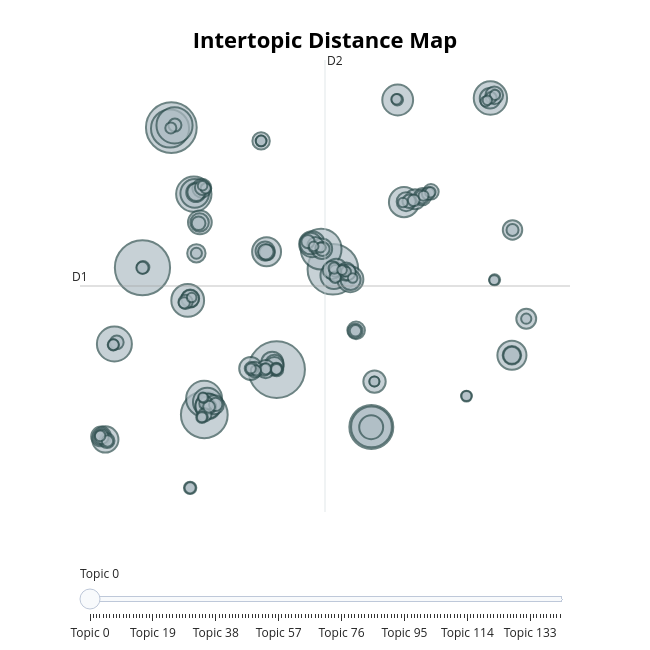

Notebook code cell kept with this figure:
### Code cell
topic_model.visualize_topics()

### Figure 1 — Plotly figure (JSON) as saved in the notebook; plotly's stock layout.template omitted (floating-point values rounded to 4 significant figures; data arrays with more than 128 entries replaced by an {"elided": "..."} marker saying what was removed)
{"data": [{"customdata": {"elided": "143x3 mixed values"}, "hovertemplate": "<b>Topic %{customdata[0]}</b><br>%{customdata[1]}<br>Size: %{customdata[2]}", "legendgroup": "", "marker": {"color": "#B0BEC5", "line": {"color": "DarkSlateGrey", "width": 2}, "size": {"elided": "143 int values"}, "sizemode": "area", "sizeref": 0.4562, "symbol": "circle"}, "mode": "markers", "name": "", "orientation": "v", "showlegend": false, "type": "scatter", "x": {"elided": "143 float values"}, "xaxis": "x", "y": {"elided": "143 float values"}, "yaxis": "y"}], "layout": {"annotations": [{"showarrow": false, "text": "D1", "x": -8.932, "y": 3.329, "yshift": 10}, {"showarrow": false, "text": "D2", "x": 5.23, "xshift": 10, "y": 21.77}], "height": 650, "hoverlabel": {"bgcolor": "white", "font": {"family": "Rockwell", "size": 16}}, "legend": {"itemsizing": "constant", "tracegroupgap": 0}, "margin": {"t": 60}, "shapes": [{"line": {"color": "#CFD8DC", "width": 2}, "type": "line", "x0": 5.23, "x1": 5.23, "y0": -15.11, "y1": 21.77}, {"line": {"color": "#9E9E9E", "width": 2}, "type": "line", "x0": -8.932, "x1": 19.39, "y0": 3.329, "y1": 3.329}], "sliders": [{"active": 0, "pad": {"t": 50}, "steps": [{"args": [{"marker.color": {"elided": "1x143 str values"}}], "label": "Topic 0", "method": "update"}, {"args": [{"marker.color": {"elided": "1x143 str values"}}], "label": "Topic 1", "method": "update"}, {"args": [{"marker.color": {"elided": "1x143 str values"}}], "label": "Topic 2", "method": "update"}, {"args": [{"marker.color": {"elided": "1x143 str values"}}], "label": "Topic 3", "method": "update"}, {"args": [{"marker.color": {"elided": "1x143 str values"}}], "label": "Topic 4", "method": "update"}, {"args": [{"marker.color": {"elided": "1x143 str values"}}], "label": "Topic 5", "method": "update"}, {"args": [{"marker.color": {"elided": "1x143 str values"}}], "label": "Topic 6", "method": "update"}, {"args": [{"marker.color": {"elided": "1x143 str values"}}], "label": "Topic 7", "method": "update"}, {"args": [{"marker.color": {"elided": "1x143 str values"}}], "label": "Topic 8", "method": "update"}, {"args": [{"marker.color": {"elided": "1x143 str values"}}], "label": "Topic 9", "method": "update"}, {"args": [{"marker.color": {"elided": "1x143 str values"}}], "label": "Topic 10", "method": "update"}, {"args": [{"marker.color": {"elided": "1x143 str values"}}], "label": "Topic 11", "method": "update"}, {"args": [{"marker.color": {"elided": "1x143 str values"}}], "label": "Topic 12", "method": "update"}, {"args": [{"marker.color": {"elided": "1x143 str values"}}], "label": "Topic 13", "method": "update"}, {"args": [{"marker.color": {"elided": "1x143 str values"}}], "label": "Topic 14", "method": "update"}, {"args": [{"marker.color": {"elided": "1x143 str values"}}], "label": "Topic 15", "method": "update"}, {"args": [{"marker.color": {"elided": "1x143 str values"}}], "label": "Topic 16", "method": "update"}, {"args": [{"marker.color": {"elided": "1x143 str values"}}], "label": "Topic 17", "method": "update"}, {"args": [{"marker.color": {"elided": "1x143 str values"}}], "label": "Topic 18", "method": "update"}, {"args": [{"marker.color": {"elided": "1x143 str values"}}], "label": "Topic 19", "method": "update"}, {"args": [{"marker.color": {"elided": "1x143 str values"}}], "label": "Topic 20", "method": "update"}, {"args": [{"marker.color": {"elided": "1x143 str values"}}], "label": "Topic 21", "method": "update"}, {"args": [{"marker.color": {"elided": "1x143 str values"}}], "label": "Topic 22", "method": "update"}, {"args": [{"marker.color": {"elided": "1x143 str values"}}], "label": "Topic 23", "method": "update"}, {"args": [{"marker.color": {"elided": "1x143 str values"}}], "label": "Topic 24", "method": "update"}, {"args": [{"marker.color": {"elided": "1x143 str values"}}], "label": "Topic 25", "method": "update"}, {"args": [{"marker.color": {"elided": "1x143 str values"}}], "label": "Topic 26", "method": "update"}, {"args": [{"marker.color": {"elided": "1x143 str values"}}], "label": "Topic 27", "method": "update"}, {"args": [{"marker.color": {"elided": "1x143 str values"}}], "label": "Topic 28", "method": "update"}, {"args": [{"marker.color": {"elided": "1x143 str values"}}], "label": "Topic 29", "method": "update"}, {"args": [{"marker.color": {"elided": "1x143 str values"}}], "label": "Topic 30", "method": "update"}, {"args": [{"marker.color": {"elided": "1x143 str values"}}], "label": "Topic 31", "method": "update"}, {"args": [{"marker.color": {"elided": "1x143 str values"}}], "label": "Topic 32", "method": "update"}, {"args": [{"marker.color": {"elided": "1x143 str values"}}], "label": "Topic 33", "method": "update"}, {"args": [{"marker.color": {"elided": "1x143 str values"}}], "label": "Topic 34", "method": "update"}, {"args": [{"marker.color": {"elided": "1x143 str values"}}], "label": "Topic 35", "method": "update"}, {"args": [{"marker.color": {"elided": "1x143 str values"}}], "label": "Topic 36", "method": "update"}, {"args": [{"marker.color": {"elided": "1x143 str values"}}], "label": "Topic 37", "method": "update"}, {"args": [{"marker.color": {"elided": "1x143 str values"}}], "label": "Topic 38", "method": "update"}, {"args": [{"marker.color": {"elided": "1x143 str values"}}], "label": "Topic 39", "method": "update"}, {"args": [{"marker.color": {"elided": "1x143 str values"}}], "label": "Topic 40", "method": "update"}, {"args": [{"marker.color": {"elided": "1x143 str values"}}], "label": "Topic 41", "method": "update"}, {"args": [{"marker.color": {"elided": "1x143 str values"}}], "label": "Topic 42", "method": "update"}, {"args": [{"marker.color": {"elided": "1x143 str values"}}], "label": "Topic 43", "method": "update"}, {"args": [{"marker.color": {"elided": "1x143 str values"}}], "label": "Topic 44", "method": "update"}, {"args": [{"marker.color": {"elided": "1x143 str values"}}], "label": "Topic 45", "method": "update"}, {"args": [{"marker.color": {"elided": "1x143 str values"}}], "label": "Topic 46", "method": "update"}, {"args": [{"marker.color": {"elided": "1x143 str values"}}], "label": "Topic 47", "method": "update"}, {"args": [{"marker.color": {"elided": "1x143 str values"}}], "label": "Topic 48", "method": "update"}, {"args": [{"marker.color": {"elided": "1x143 str values"}}], "label": "Topic 49", "method": "update"}, {"args": [{"marker.color": {"elided": "1x143 str values"}}], "label": "Topic 50", "method": "update"}, {"args": [{"marker.color": {"elided": "1x143 str values"}}], "label": "Topic 51", "method": "update"}, {"args": [{"marker.color": {"elided": "1x143 str values"}}], "label": "Topic 52", "method": "update"}, {"args": [{"marker.color": {"elided": "1x143 str values"}}], "label": "Topic 53", "method": "update"}, {"args": [{"marker.color": {"elided": "1x143 str values"}}], "label": "Topic 54", "method": "update"}, {"args": [{"marker.color": {"elided": "1x143 str values"}}], "label": "Topic 55", "method": "update"}, {"args": [{"marker.color": {"elided": "1x143 str values"}}], "label": "Topic 56", "method": "update"}, {"args": [{"marker.color": {"elided": "1x143 str values"}}], "label": "Topic 57", "method": "update"}, {"args": [{"marker.color": {"elided": "1x143 str values"}}], "label": "Topic 58", "method": "update"}, {"args": [{"marker.color": {"elided": "1x143 str values"}}], "label": "Topic 59", "method": "update"}, {"args": [{"marker.color": {"elided": "1x143 str values"}}], "label": "Topic 60", "method": "update"}, {"args": [{"marker.color": {"elided": "1x143 str values"}}], "label": "Topic 61", "method": "update"}, {"args": [{"marker.color": {"elided": "1x143 str values"}}], "label": "Topic 62", "method": "update"}, {"args": [{"marker.color": {"elided": "1x143 str values"}}], "label": "Topic 63", "method": "update"}, {"args": [{"marker.color": {"elided": "1x143 str values"}}], "label": "Topic 64", "method": "update"}, {"args": [{"marker.color": {"elided": "1x143 str values"}}], "label": "Topic 65", "method": "update"}, {"args": [{"marker.color": {"elided": "1x143 str values"}}], "label": "Topic 66", "method": "update"}, {"args": [{"marker.color": {"elided": "1x143 str values"}}], "label": "Topic 67", "method": "update"}, {"args": [{"marker.color": {"elided": "1x143 str values"}}], "label": "Topic 68", "method": "update"}, {"args": [{"marker.color": {"elided": "1x143 str values"}}], "label": "Topic 69", "method": "update"}, {"args": [{"marker.color": {"elided": "1x143 str values"}}], "label": "Topic 70", "method": "update"}, {"args": [{"marker.color": {"elided": "1x143 str values"}}], "label": "Topic 71", "method": "update"}, {"args": [{"marker.color": {"elided": "1x143 str values"}}], "label": "Topic 72", "method": "update"}, {"args": [{"marker.color": {"elided": "1x143 str values"}}], "label": "Topic 73", "method": "update"}, {"args": [{"marker.color": {"elided": "1x143 str values"}}], "label": "Topic 74", "method": "update"}, {"args": [{"marker.color": {"elided": "1x143 str values"}}], "label": "Topic 75", "method": "update"}, {"args": [{"marker.color": {"elided": "1x143 str values"}}], "label": "Topic 76", "method": "update"}, {"args": [{"marker.color": {"elided": "1x143 str values"}}], "label": "Topic 77", "method": "update"}, {"args": [{"marker.color": {"elided": "1x143 str values"}}], "label": "Topic 78", "method": "update"}, {"args": [{"marker.color": {"elided": "1x143 str values"}}], "label": "Topic 79", "method": "update"}, {"args": [{"marker.color": {"elided": "1x143 str values"}}], "label": "Topic 80", "method": "update"}, {"args": [{"marker.color": {"elided": "1x143 str values"}}], "label": "Topic 81", "method": "update"}, {"args": [{"marker.color": {"elided": "1x143 str values"}}], "label": "Topic 82", "method": "update"}, {"args": [{"marker.color": {"elided": "1x143 str values"}}], "label": "Topic 83", "method": "update"}, {"args": [{"marker.color": {"elided": "1x143 str values"}}], "label": "Topic 84", "method": "update"}, {"args": [{"marker.color": {"elided": "1x143 str values"}}], "label": "Topic 85", "method": "update"}, {"args": [{"marker.color": {"elided": "1x143 str values"}}], "label": "Topic 86", "method": "update"}, {"args": [{"marker.color": {"elided": "1x143 str values"}}], "label": "Topic 87", "method": "update"}, {"args": [{"marker.color": {"elided": "1x143 str values"}}], "label": "Topic 88", "method": "update"}, {"args": [{"marker.color": {"elided": "1x143 str values"}}], "label": "Topic 89", "method": "update"}, {"args": [{"marker.color": {"elided": "1x143 str values"}}], "label": "Topic 90", "method": "update"}, {"args": [{"marker.color": {"elided": "1x143 str values"}}], "label": "Topic 91", "method": "update"}, {"args": [{"marker.color": {"elided": "1x143 str values"}}], "label": "Topic 92", "method": "update"}, {"args": [{"marker.color": {"elided": "1x143 str values"}}], "label": "Topic 93", "method": "update"}, {"args": [{"marker.color": {"elided": "1x143 str values"}}], "label": "Topic 94", "method": "update"}, {"args": [{"marker.color": {"elided": "1x143 str values"}}], "label": "Topic 95", "method": "update"}, {"args": [{"marker.color": {"elided": "1x143 str values"}}], "label": "Topic 96", "method": "update"}, {"args": [{"marker.color": {"elided": "1x143 str values"}}], "label": "Topic 97", "method": "update"}, {"args": [{"marker.color": {"elided": "1x143 str values"}}], "label": "Topic 98", "method": "update"}, {"args": [{"marker.color": {"elided": "1x143 str values"}}], "label": "Topic 99", "method": "update"}, {"args": [{"marker.color": {"elided": "1x143 str values"}}], "label": "Topic 100", "method": "update"}, {"args": [{"marker.color": {"elided": "1x143 str values"}}], "label": "Topic 101", "method": "update"}, {"args": [{"marker.color": {"elided": "1x143 str values"}}], "label": "Topic 102", "method": "update"}, {"args": [{"marker.color": {"elided": "1x143 str values"}}], "label": "Topic 103", "method": "update"}, {"args": [{"marker.color": {"elided": "1x143 str values"}}], "label": "Topic 104", "method": "update"}, {"args": [{"marker.color": {"elided": "1x143 str values"}}], "label": "Topic 105", "method": "update"}, {"args": [{"marker.color": {"elided": "1x143 str values"}}], "label": "Topic 106", "method": "update"}, {"args": [{"marker.color": {"elided": "1x143 str values"}}], "label": "Topic 107", "method": "update"}, {"args": [{"marker.color": {"elided": "1x143 str values"}}], "label": "Topic 108", "method": "update"}, {"args": [{"marker.color": {"elided": "1x143 str values"}}], "label": "Topic 109", "method": "update"}, {"args": [{"marker.color": {"elided": "1x143 str values"}}], "label": "Topic 110", "method": "update"}, {"args": [{"marker.color": {"elided": "1x143 str values"}}], "label": "Topic 111", "method": "update"}, {"args": [{"marker.color": {"elided": "1x143 str values"}}], "label": "Topic 112", "method": "update"}, {"args": [{"marker.color": {"elided": "1x143 str values"}}], "label": "Topic 113", "method": "update"}, {"args": [{"marker.color": {"elided": "1x143 str values"}}], "label": "Topic 114", "method": "update"}, {"args": [{"marker.color": {"elided": "1x143 str values"}}], "label": "Topic 115", "method": "update"}, {"args": [{"marker.color": {"elided": "1x143 str values"}}], "label": "Topic 116", "method": "update"}, {"args": [{"marker.color": {"elided": "1x143 str values"}}], "label": "Topic 117", "method": "update"}, {"args": [{"marker.color": {"elided": "1x143 str values"}}], "label": "Topic 118", "method": "update"}, {"args": [{"marker.color": {"elided": "1x143 str values"}}], "label": "Topic 119", "method": "update"}, {"args": [{"marker.color": {"elided": "1x143 str values"}}], "label": "Topic 120", "method": "update"}, {"args": [{"marker.color": {"elided": "1x143 str values"}}], "label": "Topic 121", "method": "update"}, {"args": [{"marker.color": {"elided": "1x143 str values"}}], "label": "Topic 122", "method": "update"}, {"args": [{"marker.color": {"elided": "1x143 str values"}}], "label": "Topic 123", "method": "update"}, {"args": [{"marker.color": {"elided": "1x143 str values"}}], "label": "Topic 124", "method": "update"}, {"args": [{"marker.color": {"elided": "1x143 str values"}}], "label": "Topic 125", "method": "update"}, {"args": [{"marker.color": {"elided": "1x143 str values"}}], "label": "Topic 126", "method": "update"}, {"args": [{"marker.color": {"elided": "1x143 str values"}}], "label": "Topic 127", "method": "update"}, {"args": [{"marker.color": {"elided": "1x143 str values"}}], "label": "Topic 128", "method": "update"}, {"args": [{"marker.color": {"elided": "1x143 str values"}}], "label": "Topic 129", "method": "update"}, {"args": [{"marker.color": {"elided": "1x143 str values"}}], "label": "Topic 130", "method": "update"}, {"args": [{"marker.color": {"elided": "1x143 str values"}}], "label": "Topic 131", "method": "update"}, {"args": [{"marker.color": {"elided": "1x143 str values"}}], "label": "Topic 132", "method": "update"}, {"args": [{"marker.color": {"elided": "1x143 str values"}}], "label": "Topic 133", "method": "update"}, {"args": [{"marker.color": {"elided": "1x143 str values"}}], "label": "Topic 134", "method": "update"}, {"args": [{"marker.color": {"elided": "1x143 str values"}}], "label": "Topic 135", "method": "update"}, {"args": [{"marker.color": {"elided": "1x143 str values"}}], "label": "Topic 136", "method": "update"}, {"args": [{"marker.color": {"elided": "1x143 str values"}}], "label": "Topic 137", "method": "update"}, {"args": [{"marker.color": {"elided": "1x143 str values"}}], "label": "Topic 138", "method": "update"}, {"args": [{"marker.color": {"elided": "1x143 str values"}}], "label": "Topic 139", "method": "update"}, {"args": [{"marker.color": {"elided": "1x143 str values"}}], "label": "Topic 140", "method": "update"}, {"args": [{"marker.color": {"elided": "1x143 str values"}}], "label": "Topic 141", "method": "update"}, {"args": [{"marker.color": {"elided": "1x143 str values"}}], "label": "Topic 142", "method": "update"}]}], "title": {"font": {"color": "Black", "size": 22}, "text": "<b>Intertopic Distance Map</b>", "x": 0.5, "xanchor": "center", "y": 0.95, "yanchor": "top"}, "width": 650, "xaxis": {"anchor": "y", "domain": [0, 1], "range": [-8.932, 19.39], "title": {"text": ""}, "visible": false}, "yaxis": {"anchor": "x", "domain": [0, 1], "range": [-15.11, 21.77], "title": {"text": ""}, "visible": false}}}
